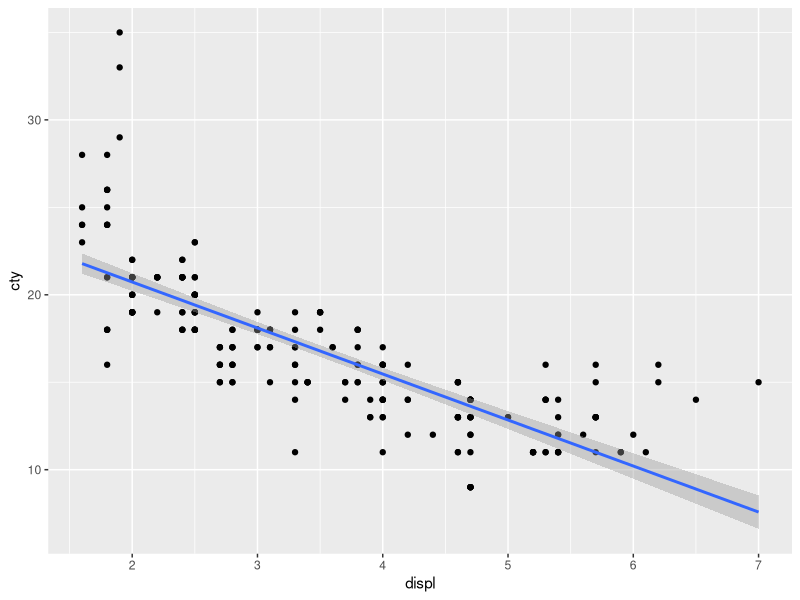
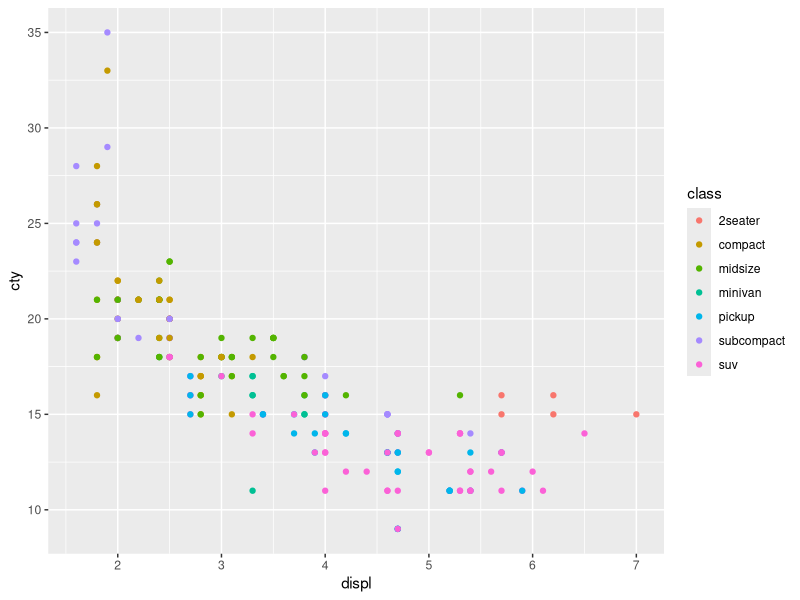

Write the R code that produced these figures, in order.
library(ggplot2)

summary(mpg)

ggplot(mpg,aes(x=displ,y=cty))+geom_point()+geom_smooth(method="lm")

ggplot(mpg,aes(x=displ,y=cty,colour=class))+geom_point()

